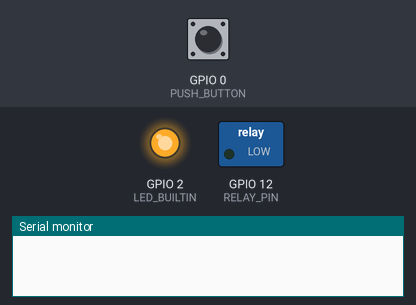
This sketch was run on a simulated ESP32. Parts: switched loads named in the sketch (green lamp = pin HIGH), output pins drawn as LEDs (lit = HIGH), the last lines printed to the serial monitor. Dashed ring = blinking. The inputs (shaded band) are chosen by the test bench; at power-on: GPIO 0 (PUSH_BUTTON) HIGH. No MQTT or app messages arrive unless stated.

Above: at 2.2 s.
2.3 s: GPIO 0 (PUSH_BUTTON) pulled LOW for 0.15 s
At 3.2 s:
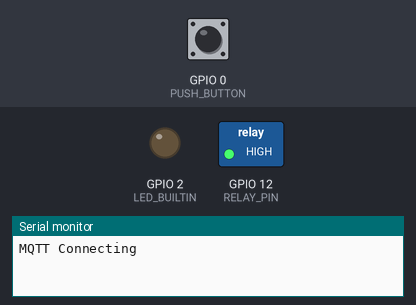
4.0 s: GPIO 0 (PUSH_BUTTON) pulled LOW for 1 s
At 6.2 s:
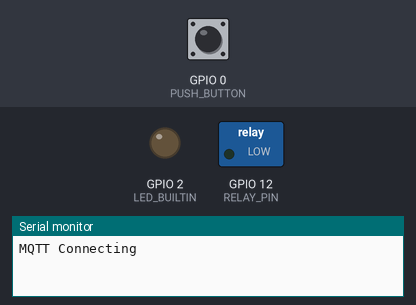
6.5 s: GPIO 0 (PUSH_BUTTON) pulled LOW for 3.2 s
At 7.72 s:
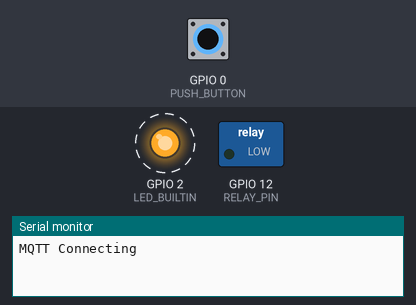
Timing chart, 0 to 9.9 s (numbered marks = the images above; inputs shaded):
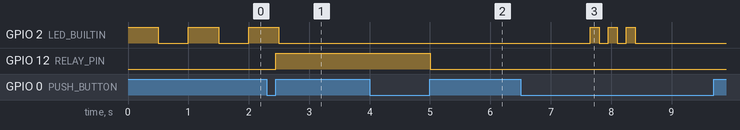

Measured:
- after the input at 2.3 s, GPIO 12 (RELAY_PIN): LOW → HIGH after 0.15 s
- after the input at 4.0 s, GPIO 12 (RELAY_PIN): HIGH → LOW after 1.0 s
- after the input at 6.5 s, GPIO 2 (LED_BUILTIN): alternates HIGH for 0.15 s and LOW for 0.15 s, 6 changes in all, then stays LOW, starting after 1.2 s

The sketch:

livingroomCeilingLamp.ino
```cpp
// Living room ceiling lamp client

#include "CommonEssentials.h"

#define RELAY_PIN 12              // Onboard Relay
//#define SENSOR01_INPUT_PIN    5  // PIR sensor
#define PUSH_BUTTON  0            // Onboard push button
#define LED_ON LOW
#define LED_OFF HIGH

char clientName[] = {"livingCeilingLamp"};

void initialConnectionForOTA(){
  blinkerTimer.attach(0.15, blinker);
  connectToWifi();
  OTA_setup();

  uint16_t time_elapsed = 0;
  while(time_elapsed < 60000) {
    ArduinoOTA.handle();
    time_elapsed = millis();
    delay(10);
    }
  ESP.restart();
}

void onWifiConnect(const WiFiEventStationModeGotIP& event) {
  blinkerTimer.detach();
  digitalWrite(LED_BUILTIN, LED_ON);
  connectToMqtt();
}

void onWifiDisconnect(const WiFiEventStationModeDisconnected& event) {
  blinkerTimer.attach(0.5, blinker);
  mqttClient.disconnect();
  mqttReconnectTimer.detach(); // ensure we don't reconnect to MQTT while reconnecting to Wi-Fi
  wifiReconnectTimer.once(2, connectToWifi);
}

void onMqttConnect(bool sessionPresent) {
  uint16_t packetIdSub1 = mqttClient.subscribe("living/lamp/ceiling/command", 1);
  uint16_t packetIdSub2 = mqttClient.subscribe("living/lamp/ceiling/reset", 0);
  mqttClient.publish("clients/living/lamp/ceiling/greeting", 1, true, "connected");
  presenceReportTimer.attach(presenceReportInterval, presenceReportTimerCallback);
}

void onMqttSubscribe(uint16_t packetId, uint8_t qos) {
}

void onMqttUnsubscribe(uint16_t packetId) {
}

void onMqttMessage(char* topic, char* payload, AsyncMqttClientMessageProperties properties, size_t len, size_t index, size_t total) {
  if (String(topic) == "living/lamp/ceiling/command") {
    if (payload[1] == 'n')  {
      digitalWrite(RELAY_PIN, HIGH);
      mqttClient.publish("living/lamp/ceiling/feedback", 1, true, "on");
      }
    if (payload[1] == 'f'){
      digitalWrite(RELAY_PIN, LOW);
      mqttClient.publish("living/lamp/ceiling/feedback", 1, true, "off");
      }
    }
  if (String(topic) == "living/lamp/ceiling/reset") {
    ESP.restart();
  }
}

void onMqttPublish(uint16_t packetId) {
}

void setup() {
  pinMode(LED_BUILTIN,OUTPUT);
  digitalWrite(LED_BUILTIN,LED_OFF);
  pinMode (RELAY_PIN,OUTPUT);
  digitalWrite(RELAY_PIN,LOW);
  pinMode (PUSH_BUTTON,INPUT_PULLUP);

  mqttPrefix = "living/lamp/ceiling";

  WiFi.hostname(clientName);
  WiFi.mode(WIFI_STA);

  int buttonCheck = digitalRead(PUSH_BUTTON);
  if(buttonCheck == LOW){
    initialConnectionForOTA();
  }

  attachInterrupt(PUSH_BUTTON,buttonPressed,FALLING);

  wifiConnectHandler = WiFi.onStationModeGotIP(onWifiConnect);
  wifiDisconnectHandler = WiFi.onStationModeDisconnected(onWifiDisconnect);

  mqttClient.onConnect(onMqttConnect);
  mqttClient.onDisconnect(onMqttDisconnect);
  mqttClient.onSubscribe(onMqttSubscribe);
  mqttClient.onUnsubscribe(onMqttUnsubscribe);
  mqttClient.onMessage(onMqttMessage);
  mqttClient.onPublish(onMqttPublish);
  mqttClient.setServer(MQTT_HOST, MQTT_PORT);
  mqttClient.setKeepAlive(keepAliveTimeout).setCleanSession(false).setWill("clients/living/lamp/ceiling/lastwill", 2, true, "disconnected");

  blinkerTimer.attach(0.5, blinker);

  connectToWifi();

}

void loop() {
  checkButton();
  checkPresenceReportFlag();
}

void buttonPressed()  {
  buttonFlag = true;
}

void checkButton()  {
  if (buttonFlag == true) {
    //Serial.println("Button pressed!");
    buttonVal = digitalRead(PUSH_BUTTON);
    // Test for button pressed and store the down time
    if (buttonVal == LOW && buttonLast == HIGH && (millis() - btnUpTime) > long(debounce))  {
      btnDnTime = millis();
      //Serial.println("Down "+String(btnDnTime));
    }
    // Test for button release and store the up time
    if (buttonVal == HIGH && buttonLast == LOW && (millis() - btnDnTime) > long(debounce))  {
      if (ignoreUp == false) buttonEvent1();
      else ignoreUp = false; eventFired = false;
      btnUpTime = millis();
      //Serial.println("Up "+String(btnUpTime));
      buttonFlag = false;
    }
    // Test for button held down for longer than the hold time
    if (buttonVal == LOW && (millis() - btnDnTime) > long(holdTime) && eventFired == false)  {
      buttonEvent2();
      eventFired = true;
      ignoreUp = true;
      btnDnTime = millis();
      //Serial.println("Down "+String(btnDnTime));
    }
    buttonLast = buttonVal;
  }
}

void buttonEvent1() {
    digitalWrite(RELAY_PIN, !digitalRead(RELAY_PIN));

    bool pinStatus = digitalRead(RELAY_PIN) ;
    if (pinStatus == HIGH){
      mqttClient.publish("living/lamp/ceiling/pushButton", 1, true, "on");
    }
    else {
      mqttClient.publish("living/lamp/ceiling/pushButton", 1, true, "off");
    }
}

void buttonEvent2()  {
  blinkerTimer.attach(0.15, blinker);
  blinkerStopper.once(1,blinkerStopperCallback);
  mqttClient.publish("living/lamp/ceiling/pushButton", 1, true, "switch");
}
```
